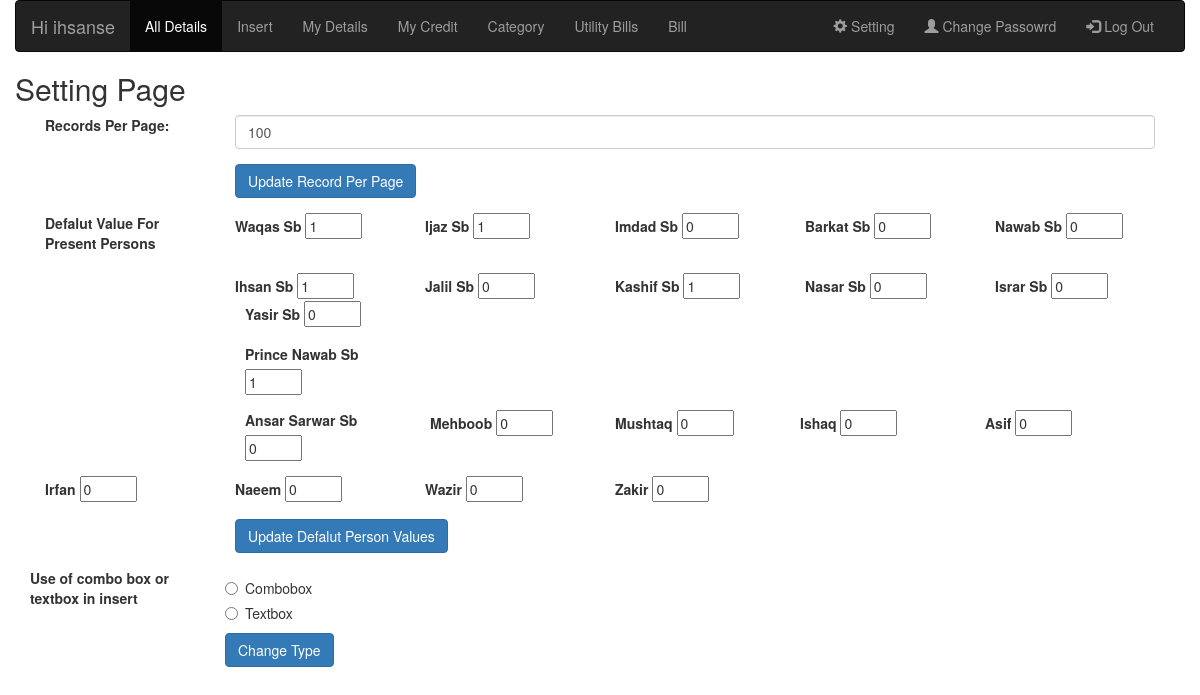
The app's page /setting.php (signed in) with its own data.
### tables this page shows
CREATE TABLE IF NOT EXISTS `setting` (
  `username` varchar(40) NOT NULL,
  `records` int(11) NOT NULL DEFAULT '13',
  `wsk_def_val` int(1) NOT NULL DEFAULT '0',
  `imd_def_val` int(1) NOT NULL DEFAULT '0',
  `brk_def_val` int(1) NOT NULL DEFAULT '0',
  `ijz_def_val` int(1) NOT NULL DEFAULT '0',
  `nwb_def_val` int(1) NOT NULL DEFAULT '0',
  `isn_def_val` int(1) NOT NULL DEFAULT '0',
  `jal_def_val` int(1) NOT NULL DEFAULT '0',
  `kas_def_val` int(1) NOT NULL DEFAULT '0',
  `nsr_def_val` int(1) NOT NULL DEFAULT '0',
  `isr_def_val` int(1) NOT NULL DEFAULT '0',
  `yas_def_val` int(1) NOT NULL DEFAULT '0',
  `nwbc_def_val` int(1) NOT NULL DEFAULT '0',
  `adm_def_val` int(1) NOT NULL DEFAULT '0',
  `mhb_def_val` int(1) NOT NULL DEFAULT '0',
  `mus_def_val` int(1) NOT NULL DEFAULT '0',
  `isq_def_val` int(1) NOT NULL DEFAULT '0',
  `ans_def_val` int(1) NOT NULL DEFAULT '0',
  `asf_def_val` int(1) NOT NULL DEFAULT '0',
  `irf_def_val` int(1) NOT NULL DEFAULT '0',
  `nae_def_val` int(1) NOT NULL DEFAULT '0',
  `wzr_def_val` int(1) NOT NULL DEFAULT '0',
  `zkr_def_val` int(1) NOT NULL DEFAULT '0',
  PRIMARY KEY (`username`)
);

### sandbox/functions.php (called while the page is built, shortened)
<?php
function select_one_col($con,$table_name,$col_name,$user_name){
	$q="SELECT $col_name from $table_name where username='$user_name'";
	$qexe=mysqli_query($con,$q);
	$qres=mysqli_fetch_assoc($qexe);
return	$qres[$col_name];
}
function select_eleven_col($con,$table_name,$user_name){
	$q="SELECT * FROM $table_name WHERE username='$user_name'";
	$qs=mysqli_query($con,$q);
	$qsr=mysqli_fetch_assoc($qs);
	return $qsr;
}
?>

### setting.php (the view, shortened to what this page needs)
<?php require_once('template/head.php'); ?>
</head>
<body>
<div class="container-fluid">
<?php require_once('template/nav.php'); ?>
<?php
$value=select_one_col($con,"setting","records",$actor);
    ?>
  <h2>Setting Page</h2>
  <form method="get" action="#">
    <div class="form-group col-sm-12">
<div class="col-sm-2">
      <label for="record">Records Per Page:</label>
    </div>
    <div class="col-sm-10">
      <input type="number" class="form-control" min="13" name="p_p_record" id="record" value="<?php echo $value ?>">
    </div>
    </div>
    <div class="form-group col-sm-12">
    	<div class="col-sm-10 col-sm-push-2">
    	<button type="submit" name="uprec"class=" btn btn-primary ">Update Record Per Page</button>
        </div>
	</div>
    </form>
<?php
$tvalue=select_eleven_col($con,"setting",$actor);
$wsk_def=$tvalue['wsk_def_val'];
$imd_def=$tvalue['imd_def_val'];
$ijz_def=$tvalue['ijz_def_val'];
$brk_def=$tvalue['brk_def_val'];
$isn_def=$tvalue['isn_def_val'];
$nwb_def=$tvalue['nwb_def_val'];
$jal_def=$tvalue['jal_def_val'];
$nsr_def=$tvalue['nsr_def_val'];
$kas_def=$tvalue['kas_def_val'];
$isr_def=$tvalue['isr_def_val'];
$yas_def=$tvalue['yas_def_val'];
$nwbc_def=$tvalue['nwbc_def_val'];
$ans_def=$tvalue['ans_def_val'];
$mhb_def=$tvalue['mhb_def_val'];
$mus_def=$tvalue['mus_def_val'];
$isq_def=$tvalue['isq_def_val'];
$asf_def=$tvalue['asf_def_val'];
$irf_def=$tvalue['irf_def_val'];
$nae_def=$tvalue['nae_def_val'];
$wzr_def=$tvalue['wzr_def_val'];
$zkr_def=$tvalue['zkr_def_val'];
?>
<form method="get" action="#">
 <div class="form-group col-sm-12">
        <label class="col-sm-2">Defalut Value For Present Persons</label>
            <div class="col-sm-2">
            <div class="">
                <label>Waqas Sb </label>
                <input type="number" name="waqas" min="0" max="30" value="<?php echo $wsk_def?>" required>
            </div>
        </div>
    <div class="col-sm-2">
            <div class="">
                <label>Ijaz Sb </label>
                 <input type="number" name="ijaz" min="0" max="30" value="<?php echo $ijz_def?>" required>
            </div>
        </div>
        <div class="col-sm-2">
            <div class="">
                <label>Imdad Sb  </label>
                 <input type="number" name="imdad" min="0" max="30" value="<?php echo $imd_def?>" required>
            </div>
        </div>
        <div class="col-sm-2">
            <div class="" name="barkat">
                <label>Barkat Sb </label>
                  <input type="number" name="barkat" min="0" max="30" value="<?php echo $brk_def?>"required>
            </div>
        </div>
        <div class="col-sm-2">
         <div class="" name="nawab">
                <label>Nawab Sb</label>
                  <input type="number" name="nawab" min="0" max="30" value="<?php echo $nwb_def?>"required>
            </div>
        	</div>
        </div>
        <div class="form-group col-sm-12">
            <label class="col-sm-2"></label>
 <div class="col-sm-2">
         <div class="" name="ihsan">
                <label>Ihsan Sb </label>
                  <input type="number" name="ihsan" min="0" max="30" value="<?php echo $isn_def?>"required>
            </div>
 </div>
         <div class="col-sm-2">
         <div class="" name="jalil">
                <label>Jalil Sb</label>
                  <input type="number" name="jalil" min="0" max="30" value="<?php echo $jal_def?>"required>
            </div>
        </div>
       <div class="col-sm-2 ">
         <div class="" name="kashif">
                <label>Kashif Sb</label>
                  <input type="number" name="kashif" min="0" max="30" value="<?php echo $kas_def?>"required>
          </div>
        </div>
        <div class="col-sm-2 ">
         <div class="" name="nasar">
                <label>Nasar Sb</label>
                  <input type="number" name="nasar" min="0" max="30" value="<?php echo $nsr_def?>"required>
          </div>
        </div>
		<div class="col-sm-2 ">
         <div class="" name="israr">
                <label>Israr Sb</label>
                  <input type="number" name="israr" min="0" max="30" value="<?php echo $isr_def?>"required>
          </div>
        </div>
<div>
     <div class="form-group col-sm-12">
            <label class="col-sm-2"></label>
        <div class="col-sm-2 ">
         <div class="" name="yasir">
                <label>Yasir Sb</label>
                  <input type="number" name="yasir" min="0" max="30" value="<?php echo $yas_def?>"required>
          </div>
        </div>
    </div>
     <div class="form-group col-sm-12">
            <label class="col-sm-2"></label>
        <div class="col-sm-2 ">
         <div class="" name="yasir">
                <label>Prince Nawab Sb</label>
                  <input type="number" name="nawabc" min="0" max="30" value="<?php echo $nwbc_def?>"required>
          </div>
        </div>
    </div>
     <div class="form-group col-sm-12">
            <label class="col-sm-2"></label>
        <div class="col-sm-2 ">
         <div class="" name="ansar">
                <label>Ansar Sarwar Sb</label>
                  <input type="number" name="ansar" min="0" max="30" value="<?php echo $ans_def?>"required>
          </div>
        </div>
		<div class="col-sm-2 ">
         <div class="" name="mehboob">
                <label>Mehboob</label>
                  <input type="number" name="mehboob" min="0" max="30" value="<?php echo $mhb_def?>"required>
          </div>
        </div>
		<div class="col-sm-2 ">
         <div class="" name="mushtaq">
                <label>Mushtaq</label>
                  <input type="number" name="mushtaq" min="0" max="30" value="<?php echo $mus_def?>"required>
          </div>
        </div>
<div class="col-sm-2 ">
         <div class="" name="ishaq">
                <label>Ishaq</label>
                  <input type="number" name="ishaq" min="0" max="30" value="<?php echo $isq_def?>"required>
          </div>
        </div>
<div class="col-sm-2 ">
         <div class="" name="asif">
                <label>Asif</label>
                  <input type="number" name="asif" min="0" max="30" value="<?php echo $asf_def?>"required>
          </div>
        </div>
    </div>
    <div class="col-sm-2 ">
         <div class="" name="irfan">
                <label>Irfan</label>
                  <input type="number" name="irfan" min="0" max="30" value="<?php echo $irf_def?>"required>
          </div>
        </div>
    </div>
<div class="col-sm-2 ">
         <div class="" name="naeem">
                <label>Naeem</label>
                  <input type="number" name="naeem" min="0" max="30" value="<?php echo $nae_def?>"required>
          </div>
        </div>
        <div class="col-sm-2 ">
         <div class="" name="wazir">
                <label>Wazir</label>
                  <input type="number" name="wazir" min="0" max="30" value="<?php echo $wzr_def?>"required>
          </div>
        </div>
		   <div class="col-sm-2 ">
         <div class="" name="zakir">
                <label>Zakir</label>
                  <input type="number" name="zakir" min="0" max="30" value="<?php echo $zkr_def?>"required>
          </div>
        </div>
    </div>
     <div class="form-group col-sm-12">
    	<div class="col-sm-10 col-sm-push-2">
    	<button type="submit" name="updateDefaultPerson" class=" btn btn-primary ">Update Defalut Person Values</button>
        </div>
	</div>
</form>
</div>
  <div class="form-group col-sm-12">
        <label class="col-sm-2">Use of combo box or textbox in insert</label>
 <div class="col-sm-10">
  <form>
    <div class="radio">
      <label><input type="radio" name="combobox" value="1">Combobox</label>
    </div>
    <div class="radio">
      <label><input type="radio" name="combobox" value="2">Textbox</label>
    </div>
    <button type="submit" name="combotext" class="btn btn-primary">Change Type </button>
  </form>
  </div>
</div>
 <?php require_once('template/foot.php'); ?>

### records on screen
setting: p_p_record "100", waqas "1", ijaz "1", imdad "0", barkat "0", nawab "0", ihsan "1", jalil "0", kashif "1", nasar "0", israr "0", yasir "0", nawabc "1", ansar "0", mehboob "0", mushtaq "0", ishaq "0", asif "0", irfan "0", naeem "0", wazir "0", zakir "0"

### other values on screen
$actor "ihsanse"
